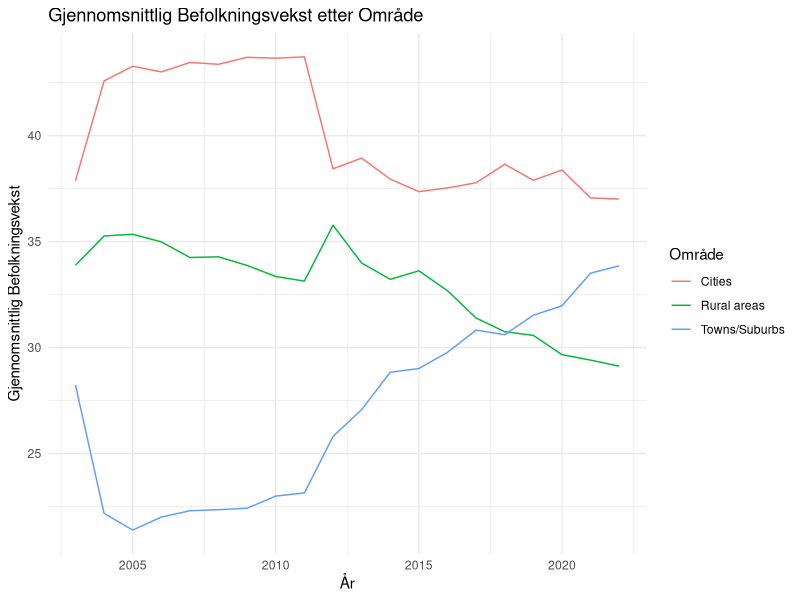
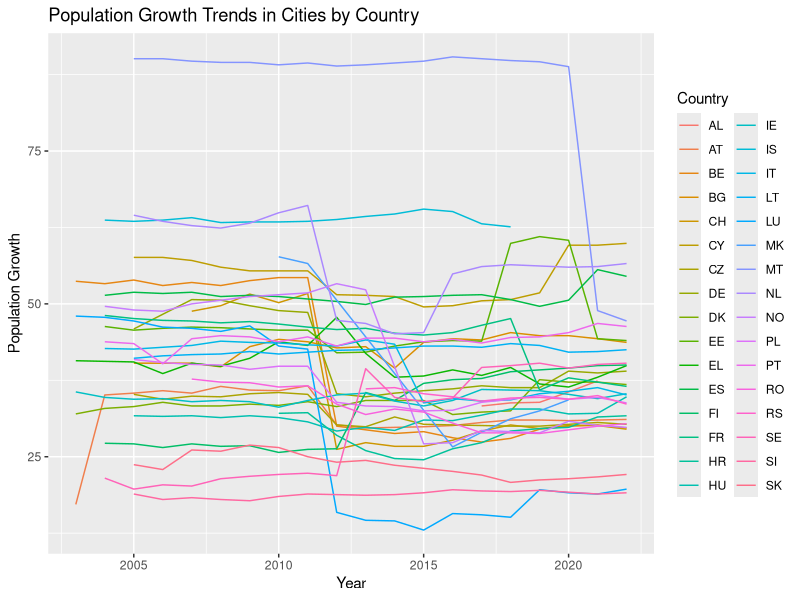
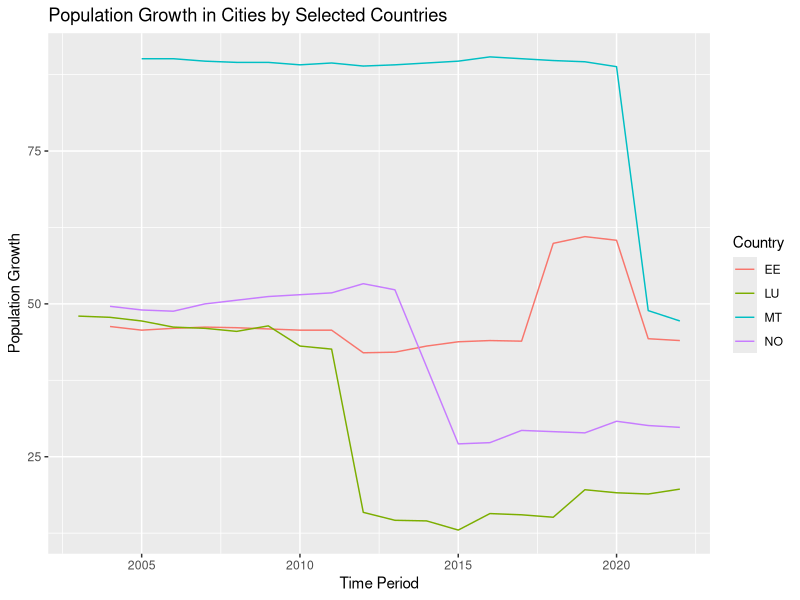
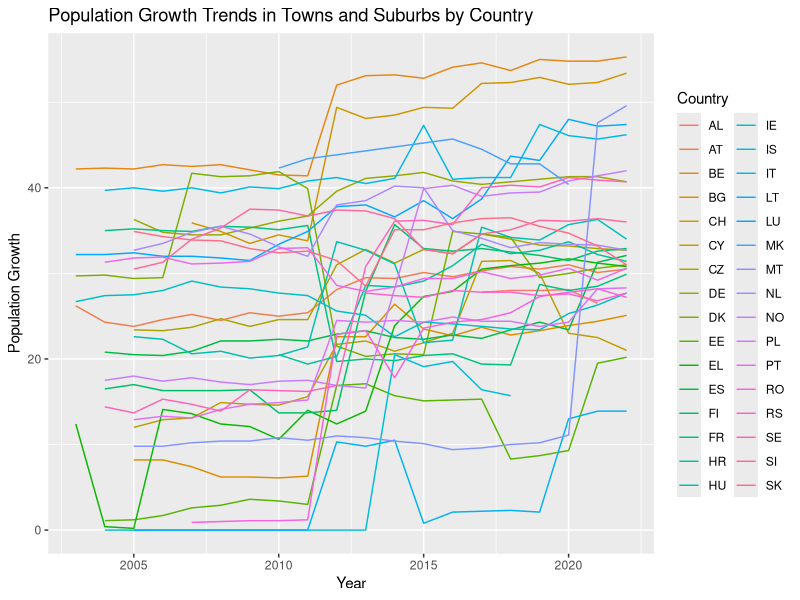
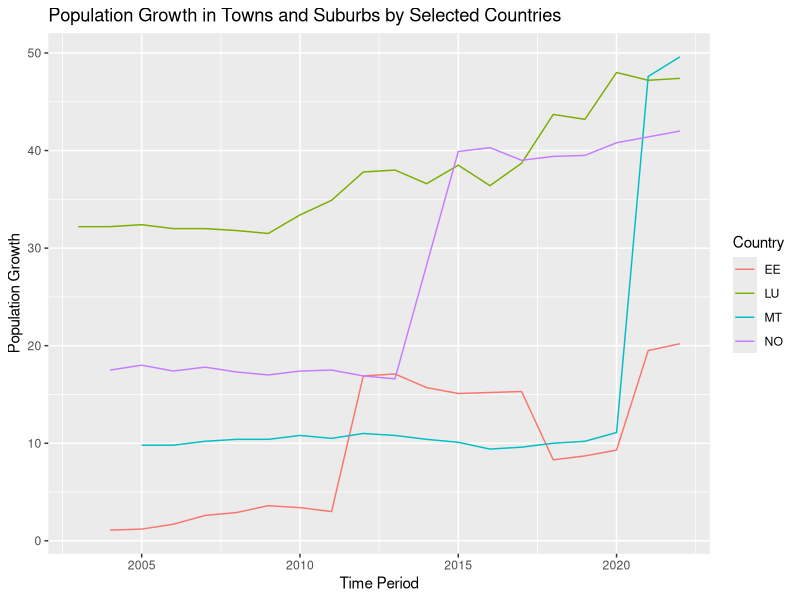
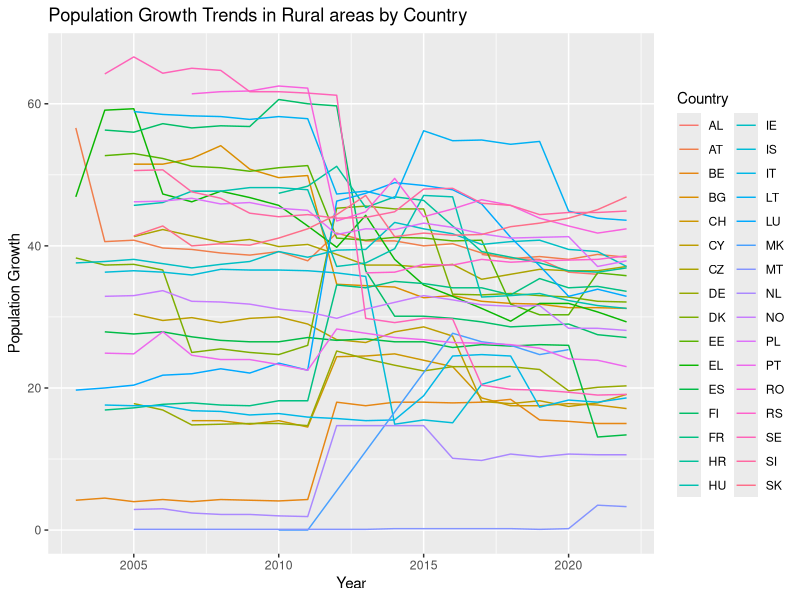
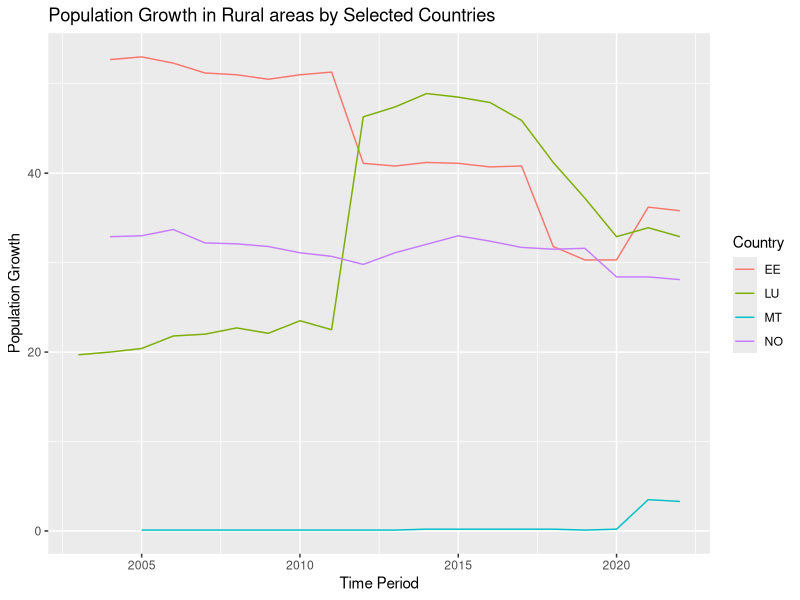

Reproduce these figures in R, in order.
## ---- chunk 1
#| label: setup 
#| output: false
#| message: false
library(tidyverse)
library(readxl)
library(dplyr)
library(ggplot2)
## ---- chunk 2
data <- read_csv("ilc_lvho01__custom_9371289_linear.csv", 
    locale = locale(date_names = "nb", encoding = "ISO-8859-1"))
View(ilc_lvho01_custom_9371289_linear)
## ---- chunk 3
columns_to_remove <- c("DATAFLOW", "LAST UPDATE", "freq", "incgrp", "building", "unit", "OBS_FLAG")
data <- data[, !(names(data) %in% columns_to_remove)]
## ---- chunk 4
data <- data %>% 
  filter(geo != "LV") |> 
  mutate(deg_urb = case_when(
    deg_urb == "DEG1" ~ "Cities",
    deg_urb == "DEG2" ~ "Towns/Suburbs",
    deg_urb == "DEG3" ~ "Rural areas"
  ))
## ---- chunk 5
data %>%
  group_by(deg_urb, TIME_PERIOD) %>%
  summarise(mean_value = mean(OBS_VALUE)) %>%
  ggplot(aes(x = TIME_PERIOD, y = mean_value, color = deg_urb)) +
  geom_line() +
  labs(title = "Gjennomsnittlig Befolkningsvekst etter Område",
       x = "År",
       y = "Gjennomsnittlig Befolkningsvekst",
       color = "Område") +
  theme_minimal()

## ---- chunk 6
deg1_data <- data |> 
  filter(deg_urb == "Cities")

summary(deg1_data$OBS_VALUE)
## ---- chunk 7
standardavvik_deg1 <- sd(deg1_data$OBS_VALUE)

# Vis resultatet
print(standardavvik_deg1)

## ---- chunk 8
deg2_data <- data |> 
  filter(deg_urb == "Towns/Suburbs")

summary(deg2_data$OBS_VALUE)
## ---- chunk 9
standardavvik_deg2 <- sd(deg2_data$OBS_VALUE)

# Vis resultatet
print(standardavvik_deg2)
## ---- chunk 10
deg3_data <- data |> 
  filter(deg_urb == "Rural areas")

summary(deg3_data$OBS_VALUE)
## ---- chunk 11
standardavvik_deg3 <- sd(deg3_data$OBS_VALUE)

# Vis resultatet
print(standardavvik_deg3)
## ---- chunk 12
cities_plot <- data |> 
  filter(deg_urb == "Cities") |> 
  ggplot(aes(x = TIME_PERIOD, y = OBS_VALUE, color = geo)) +
  geom_line() +
  labs(title = "Population Growth Trends in Cities by Country",
       x = "Year",
       y = "Population Growth",
       color = "Country")

print(cities_plot)
## ---- chunk 13
cities_mt_plot <- data |>
  filter(deg_urb == "Cities", geo == "MT") |>
  ggplot(aes(x = "TIME_PERIOD", y = "OBS_VALUE")) +
  geom_line() +
  labs(title = "Population Growth in Cities (MT)",
       x = "Year",
       y = "Population Growth")
## ---- chunk 14
selected_countries <- c("MT", "LU", "NO", "EE")
selected_data <- subset(data, deg_urb == "Cities" & geo %in% selected_countries)

# Lag linjediagram
selected_cities <- ggplot(selected_data, aes(x = TIME_PERIOD, y = OBS_VALUE, group = geo, color = geo)) +
  geom_line() +
  labs(title = "Population Growth in Cities by Selected Countries",
       x = "Time Period",
       y = "Population Growth",
       color = "Country")

# Vis linjediagrammet
print(selected_cities)
## ---- chunk 15
towns_suburbs_plot <- data |> 
  filter(deg_urb == "Towns/Suburbs") |> 
  ggplot(aes(x = TIME_PERIOD, y = OBS_VALUE, color = geo)) +
  geom_line() +
  labs(title = "Population Growth Trends in Towns and Suburbs by Country",
       x = "Year",
       y = "Population Growth",
       color = "Country")

print(towns_suburbs_plot)
## ---- chunk 16
selected_countries_2 <- c("MT", "LU", "NO", "EE")
subset_towns <- subset(data, deg_urb == "Towns/Suburbs" & geo %in% selected_countries_2)

selected_towns <- ggplot(subset_towns, aes(x = TIME_PERIOD, y = OBS_VALUE, group = geo, color = geo)) +
  geom_line() +
  labs(title = "Population Growth in Towns and Suburbs by Selected Countries",
       x = "Time Period",
       y = "Population Growth",
       color = "Country")

print(selected_towns)
## ---- chunk 17
rural_plot <- data |> 
  filter(deg_urb == "Rural areas") |> 
  ggplot(aes(x = TIME_PERIOD, y = OBS_VALUE, color = geo)) +
  geom_line() +
  labs(title = "Population Growth Trends in Rural areas by Country",
       x = "Year",
       y = "Population Growth",
       color = "Country")

print(rural_plot)
## ---- chunk 18
selected_countries_3 <- c("MT", "LU", "NO", "EE")
subset_rural <- subset(data, deg_urb == "Rural areas" & geo %in% selected_countries_3)

selected_rural <- ggplot(subset_rural, aes(x = TIME_PERIOD, y = OBS_VALUE, group = geo, color = geo)) +
  geom_line() +
  labs(title = "Population Growth in Rural areas by Selected Countries",
       x = "Time Period",
       y = "Population Growth",
       color = "Country")

print(selected_rural)
## ---- chunk 19
data1 <- arbeidskraft <- read_csv("arbeidskraft.csv") |> 
  select(arbeidsvekst = OBS_VALUE, geo, age, deg_urb, TIME_PERIOD)

data2 <- arbeidsledighet1 <- read_csv("arbeidsledighet1.csv") |> 
  select(arbeidsledig = OBS_VALUE, geo,age, deg_urb, TIME_PERIOD)

data3 <- huspris <- read_csv("huspris.csv") |> 
  select(huspris = OBS_VALUE, geo, deg_urb, TIME_PERIOD)
## ---- chunk 20
arbeidsvekst <- data1 |>
  filter(age == "Y15-64") |>
  mutate(deg_urb = case_when(
    deg_urb == "DEG1" ~ "Cities",
    deg_urb == "DEG2" ~ "Towns/Suburbs",
    deg_urb == "DEG3" ~ "Rural Areas",
    TRUE ~ as.character(deg_urb)  # Beholder andre verdier uendret
  ))
## ---- chunk 21
arbeidsledige <- data2 |> 
  filter(age == "Y15-64") |>
  mutate(deg_urb = case_when(
    deg_urb == "DEG1" ~ "Cities",
    deg_urb == "DEG2" ~ "Towns/Suburbs",
    deg_urb == "DEG3" ~ "Rural Areas",
    TRUE ~ as.character(deg_urb)  # Beholder andre verdier uendret
  ))
## ---- chunk 22
huspris <- data3 |> 
  mutate(deg_urb = case_when(
    deg_urb == "DEG1" ~ "Cities",
    deg_urb == "DEG2" ~ "Towns/Suburbs",
    deg_urb == "DEG3" ~ "Rural Areas",
    TRUE ~ as.character(deg_urb)  # Beholder andre verdier uendret
  ))
## ---- chunk 23
join <- arbeidsvekst |> 
  left_join(arbeidsledige, join_by(geo, TIME_PERIOD, deg_urb))

join1 <- join |> 
  left_join(huspris, join_by(geo, TIME_PERIOD, deg_urb))

maindata <- join1 |> 
  left_join(data, join_by(geo, TIME_PERIOD, deg_urb))
## ---- chunk 24
maindata <- maindata %>%
  group_by(geo, TIME_PERIOD) %>%
  mutate(arb.ledig.geo.mean = mean(arbeidsledig, na.rm = TRUE), huspris.geo.mean = mean(huspris, na.rm = TRUE), arb.vekst.geo.mena = mean(arbeidsvekst, na.rm = TRUE))

## ---- chunk 25
maindata <- maindata %>%
  mutate(classification = case_when(
    arbeidsledig > arb.ledig.geo.mean & arbeidsvekst > arb.vekst.geo.mena & huspris > huspris.geo.mean ~ "1.høy arbeisledighet, høy arbeidsvekst, høy huspris",
    arbeidsledig > arb.ledig.geo.mean & arbeidsvekst > arb.vekst.geo.mena & huspris <= huspris.geo.mean ~ "2.høy arbeisledighet, høy arbeidsvekst, lav huspris",
    arbeidsledig > arb.ledig.geo.mean & arbeidsvekst <= arb.vekst.geo.mena & huspris > huspris.geo.mean ~ "3.høy arbeisledighet, lav arbeidsvekst, høy huspris",
    arbeidsledig > arb.ledig.geo.mean & arbeidsvekst <= arb.vekst.geo.mena & huspris <= huspris.geo.mean ~ "4.høy arbeisledighet, lav arbeidsvekst, lav huspris",
    arbeidsledig <= arb.ledig.geo.mean & arbeidsvekst > arb.vekst.geo.mena & huspris > huspris.geo.mean ~ "5.lav arbeisledighet, høy arbeidsvekst, høy huspris",
    arbeidsledig <= arb.ledig.geo.mean & arbeidsvekst > arb.vekst.geo.mena & huspris <= huspris.geo.mean ~ "6.lav arbeisledighet, høy arbeidsvekst, lav huspris",
    arbeidsledig <= arb.ledig.geo.mean & arbeidsvekst <= arb.vekst.geo.mena & huspris > huspris.geo.mean ~ "7.lav arbeisledighet, lav arbeidsvekst, høy huspris",
    arbeidsledig <= arb.ledig.geo.mean & arbeidsvekst <= arb.vekst.geo.mena & huspris <= huspris.geo.mean ~ "8. lav arbeisledighet, lav arbeidsvekst, lav huspris",
    TRUE ~ "unknown")
  )
## ---- chunk 26
maindata <- maindata %>%
  mutate(classification_nr = case_when(
    arbeidsledig > arb.ledig.geo.mean & arbeidsvekst > arb.vekst.geo.mena & huspris > huspris.geo.mean ~ "1",
    arbeidsledig > arb.ledig.geo.mean & arbeidsvekst > arb.vekst.geo.mena & huspris <= huspris.geo.mean ~ "2",
    arbeidsledig > arb.ledig.geo.mean & arbeidsvekst <= arb.vekst.geo.mena & huspris > huspris.geo.mean ~ "3",
    arbeidsledig > arb.ledig.geo.mean & arbeidsvekst <= arb.vekst.geo.mena & huspris <= huspris.geo.mean ~ "4",
    arbeidsledig <= arb.ledig.geo.mean & arbeidsvekst > arb.vekst.geo.mena & huspris > huspris.geo.mean ~ "5",
    arbeidsledig <= arb.ledig.geo.mean & arbeidsvekst > arb.vekst.geo.mena & huspris <= huspris.geo.mean ~ "6",
    arbeidsledig <= arb.ledig.geo.mean & arbeidsvekst <= arb.vekst.geo.mena & huspris > huspris.geo.mean ~ "7",
    arbeidsledig <= arb.ledig.geo.mean & arbeidsvekst <= arb.vekst.geo.mena & huspris <= huspris.geo.mean ~ "8",
    TRUE ~ "unknown")
  )
